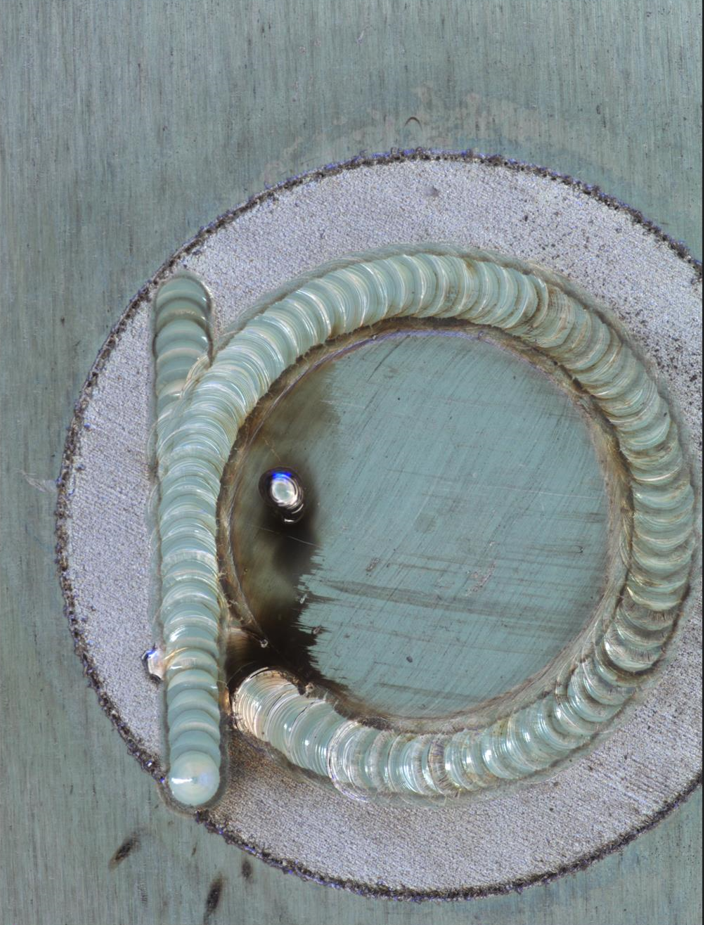
#> input picture 几何变换/pic1.png, 704 x 925 px
$ jupyter execute --allow-errors '通过关键点匹配和仿射变换实现图片对齐.ipynb'   (older library calls are emulated)
#> lines starting #> are read from the running program, lines starting #| are printed output that depends on the picture; long printed decimals are rounded
[cell 1]
# read code tools
# share in https://gist.github.com/WuShaogui/19c690bde2a0fe70b061d50e20129531
import sys
import os.path as osp
sys.path.append('/home/wushaogui/ReadCode/')
from my_read_code_tools import *

# 对ORB描述符进行蛮力匹配

[cell 2]
# -*- coding: utf-8 -*-
# @Time    : 2017/7/13 下午4:00
# @Author  : play4fun
# @File    : 37.2-对ORB描述符进行蛮力匹配.py
# @Software: PyCharm

"""
37.2-对ORB描述符进行蛮力匹配.py:
匹配器对象是什么
matches = bf.match(des1, des2) 返回值是一个 DMatch对象列表
DMatch 对 具有下列属性
• DMatch.distance - 描 符之 的 离。 小 好。
• DMatch.trainIdx - 目标图像中描 符的索引。
• DMatch.queryIdx - 查 图像中描 符的索引。
• DMatch.imgIdx - 目标图像的索引。
"""

import numpy as np
import cv2
import matplotlib.pyplot as plt

img1 = cv2.imread('pic1.png', 0)  # queryImage
#> img1: shape (925, 704); min 21, max 255, mean 139.6
img2 = cv2.imread('pic2.png', 0)  # trainImage
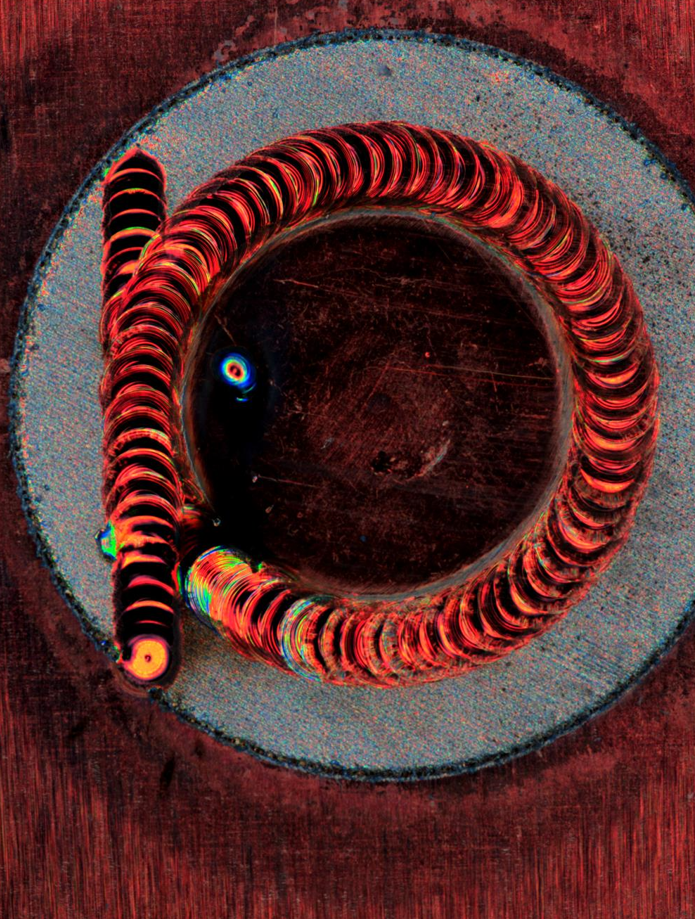
#> input picture 几何变换/pic2.png, 695 x 919 px
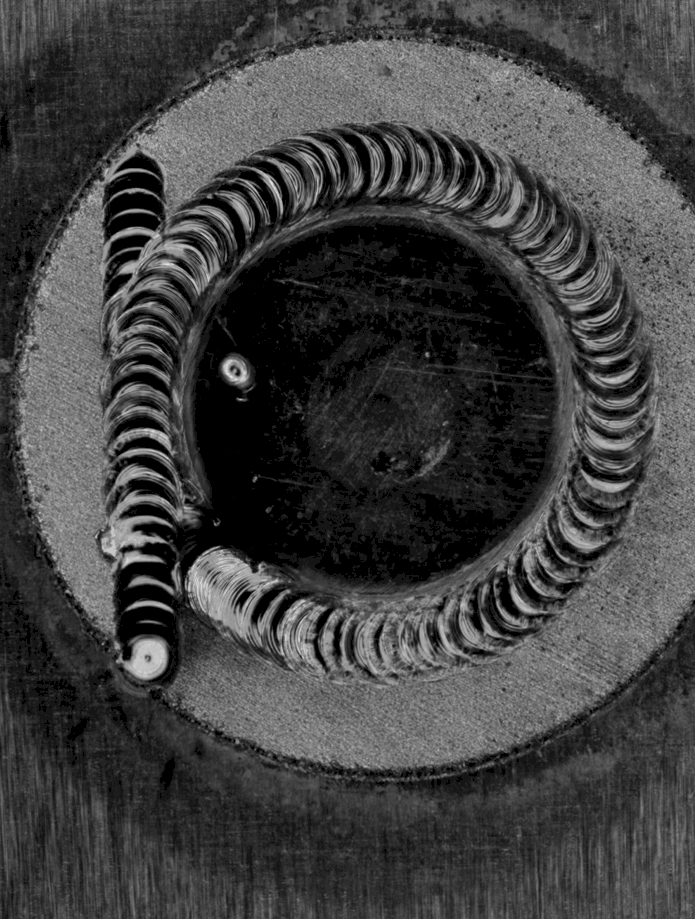
#> img2: shape (919, 695); min 0, max 230, mean 65.1
#> (the rest of this cell did not finish here and is left out)

[cell 3]
# Initiate ORB detector
orb = cv2.ORB_create()
# find the keypoints and descriptors with ORB
kp1, des1 = orb.detectAndCompute(img1, None)
#> kp1 = 500 keypoints; strongest (x, y, size): (149, 764, 31), (293, 499, 92.6), (290, 498, 111.1), (291, 503, 77.1)
kp2, des2 = orb.detectAndCompute(img2, None)
#> kp2 = 500 keypoints; strongest (x, y, size): (224, 364, 92.6), (238, 373, 44.6), (149, 238, 31), (147, 238, 53.6)

[cell 4]
# create BFMatcher object
bf = cv2.BFMatcher(cv2.NORM_HAMMING, crossCheck=True)
# Match descriptors.
matches = bf.match(des1, des2)
#> matches = 144 matches

[cell 5]
pts1=[]
pts2=[]
# for idx in range(len(matches)):
for idx in range(3): # 收集3个点计算仿射变换矩阵
    trainIdx=matches[idx].trainIdx
    queryIdx=matches[idx].queryIdx

    train_keypoint=kp1[trainIdx]
    query_keypoint=kp2[queryIdx]
    print(train_keypoint.pt,query_keypoint.pt)

    pts1.append(list(query_keypoint.pt))
    pts2.append(list(train_keypoint.pt))
#> this loop made 3 passes
#> (trainIdx, queryIdx, train_keypoint, query_keypoint) on passes 1 to 3: (51, 2, keypoint at (234, 693), size 31, keypoint at (259, 566), size 31), (22, 6, keypoint at (281, 862), size 31, keypoint at (140, 132), size 31), (7, 7, keypoint at (149, 764), size 31, keypoint at (238, 606), size 31)
#| (234.0, 693.0) (259.0, 566.0)
#| (281.0, 862.0) (140.0, 132.0)
#| (149.0, 764.0) (238.0, 606.0)
#> after the loop, pts1 = [[259, 566], [140, 132], [238, 606]]; pts2 = [[234, 693], [281, 862], [149, 764]]

[cell 6]
rows, cols = img2.shape
#> rows = 919; cols = 695
# pts1 = np.float32([[50, 50], [200, 50], [50, 200]])
# pts2 = np.float32([[10, 100], [200, 50], [100, 250]])
pts1 = np.float32(pts1)
pts2 = np.float32(pts2)

M = cv2.getAffineTransform(pts1, pts2)
#> M = [[2.52, -0.8, 33.35], [-2.71, 0.353, 1194.5]]
print(M)
#| [[ 2.52342511e+00 -8.00201816e-01  3.33471241e+01]
#|  [-2.70823122e+00  3.53178607e-01  1.19453280e+03]]

[cell 7]
M[0][1]=0
M[1][0]=0
print(M)
#| [[2.52342511e+00 0.00000000e+00 3.33471241e+01]
#|  [0.00000000e+00 3.53178607e-01 1.19453280e+03]]

[cell 8]
dst = cv2.warpAffine(img1, M, (cols, rows))
#> dst: shape (919, 695); every value is 0

#> (the rest of this cell did not finish here and is left out)

[cell 9]
# Sort them in the order of their distance.
matches = sorted(matches, key=lambda x: x.distance)

# Draw first 10 matches.
# img3 = cv2.drawMatches(img1, kp1, img2, kp2, matches[:10], flags=2)  # 前10个匹配
img3 = cv2.drawMatches(img1, kp1, img2, kp2, matches[:3], None,flags=2)  # 前10个匹配
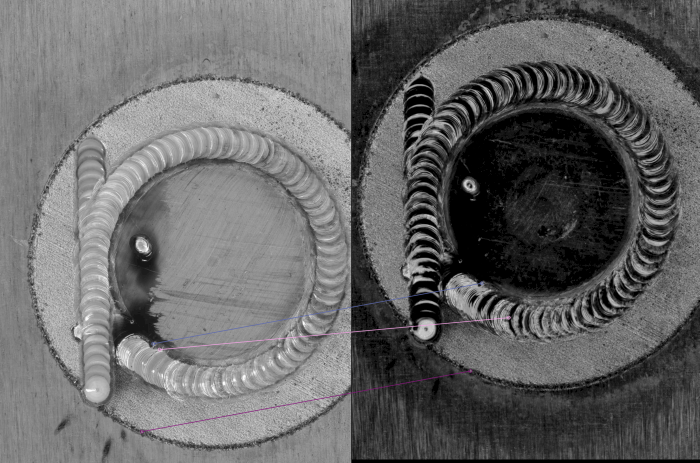
#> img3: shape (925, 1399, 3) (shown at 1/2 size); mean of channels 0, 1, 2 102.5, 102.4, 102.5; drawn as B, G, R

plt.imshow(img3), plt.show()
cv2.imwrite('output.png',img3)
#> Out = True

# SIFT_match

[cell 10]
import numpy as np
import cv2
from matplotlib import pyplot as plt

img1 = cv2.imread('pic1.png', 0)
# queryImage
img2 = cv2.imread('pic2.png', 0)  # trainImage

#> (the rest of this cell did not finish here and is left out)

[cell 11]
# Initiate SIFT detector
# sift = cv2.SIFT()
sift = cv2.xfeatures2d.SIFT_create()


# find the keypoints and descriptors with SIFT
kp1, des1 = sift.detectAndCompute(img1, None)
#> kp1 = 3183 keypoints; strongest (x, y, size): (150, 764, 2), (248, 680, 3), (274, 642, 54.3), (146, 657, 2.9)
kp2, des2 = sift.detectAndCompute(img2, None)
#> kp2 = 6317 keypoints; strongest (x, y, size): (148, 657, 25.1), (235, 371, 20.1), (238, 373, 3.8), (130, 231, 6.8)

[cell 12]
# BFMatcher with default params
bf = cv2.BFMatcher()
matches = bf.knnMatch(des1, des2, k=2)
#> matches = 3183 matches

[cell 13]
# Apply ratio test
# 比值测试，首先获取与 A距离最近的点 B （最近）和 C （次近），
# 只有当 B/C 小于阀值时（0.75）才被认为是匹配，
# 因为假设匹配是一一对应的，真正的匹配的理想距离为0
good = []
for m, n in matches:
    if m.distance < 0.75 * n.distance:
        good.append([m])
#> after the loop, good = 264 matches

[cell 14]
print(len(good),len(good[0]))
#| 264 1

[cell 15]
pts1=[]
pts2=[]
idxs = list(range(len(good)))
#> idxs = 264 values from 0 to 263
np.random.shuffle(idxs)
print(idxs)
#> (printed output is left out)
# for idx in range(len(matches)):
for idx in idxs[:3]: # 收集3个点计算仿射变换矩阵
    trainIdx=good[idx][0].trainIdx
    queryIdx=good[idx][0].queryIdx
    print(trainIdx,queryIdx)
    train_keypoint=kp1[queryIdx]
    query_keypoint=kp2[trainIdx]
    print(train_keypoint.pt)
    print(query_keypoint.pt)

    pts1.append(list(train_keypoint.pt))
    pts2.append(list(query_keypoint.pt))
#> this loop made 3 passes
#> (idx, trainIdx, queryIdx, train_keypoint, query_keypoint) on passes 1 to 3: (136, 3212, 1865, keypoint at (441.9, 235.7), size 1.9, keypoint at (394.8, 115.5), size 1.9), (101, 2408, 1449, keypoint at (343.9, 878.1), size 3.2, keypoint at (297.5, 756.9), size 3.2), (240, 5551, 2995, keypoint at (665.4, 801.6), size 2, keypoint at (618.5, 682.6), size 2)
#| 3212 1865
#| (441.860, 235.709)
#| (394.767, 115.462)
#| 2408 1449
#| (343.904, 878.125)
#| (297.536, 756.886)
#| 5551 2995
#| (665.360, 801.570)
#| (618.488, 682.572)
#> after the loop, pts1 = [[441.9, 235.7], [343.9, 878.1], [665.4, 801.6]]; pts2 = [[394.8, 115.5], [297.5, 756.9], [618.5, 682.6]]

[cell 16]
rows, cols = img1.shape
#> rows = 925; cols = 704
# pts1 = np.float32([[50, 50], [200, 50], [50, 200]])
# pts2 = np.float32([[10, 100], [200, 50], [100, 250]])
pts1 = np.float32(pts1)
pts2 = np.float32(pts2)

M = cv2.getAffineTransform(pts1, pts2)
#> M = [[0.999, 0.000925, -46.72], [0.00685, 1, -123.2]]
print(M)
#| [[ 9.98649773e-01  9.25004472e-04 -4.67152007e+01]
#|  [ 6.85125780e-03  9.99501538e-01 -1.23157473e+02]]

[cell 17]
dst = cv2.warpAffine(img1, M, (cols, rows))
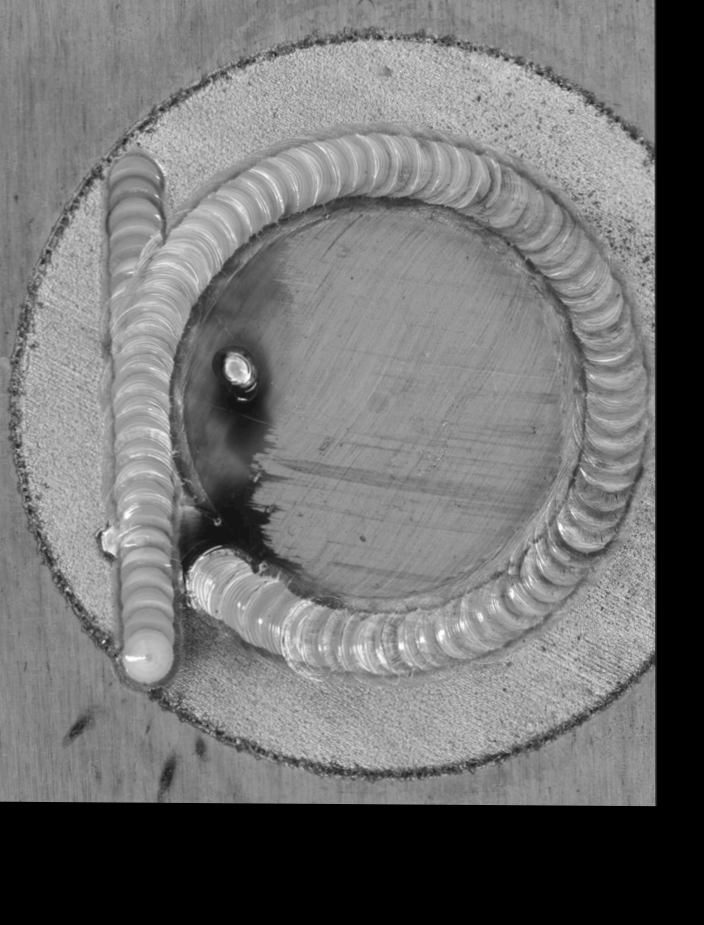
#> dst: shape (925, 704); min 0, max 255, mean 113.5

#> (the rest of this cell did not finish here and is left out)

[cell 18]
# cv2.drawMatchesKnn expects list of lists as matches.
img3 = np.ndarray([2, 2])
img3 = cv2.drawMatchesKnn(img1, kp1, img2, kp2, good[:10], img3, flags=2)

# cv2.drawMatchesKnn expects list of lists as matches.
# img3 = cv2.drawMatchesKnn(img1,kp1,img2,kp2,good,None,flags=2)

plt.imshow(img3), plt.show()
cv2.imwrite('output.png',img3)
#> Out = True

# FLANN匹配器

[cell 19]
import numpy as np
import cv2
from matplotlib import pyplot as plt

img1 = cv2.imread('pic1.png', 0)  # queryImage
img2 = cv2.imread('pic2.png', 0)  # trainImage

#> (the rest of this cell did not finish here and is left out)

[cell 20]
# Initiate SIFT detector
# sift = cv2.SIFT()
sift = cv2.xfeatures2d.SIFT_create()

# find the keypoints and descriptors with SIFT
kp1, des1 = sift.detectAndCompute(img1, None)
kp2, des2 = sift.detectAndCompute(img2, None)

[cell 21]
# FLANN parameters
FLANN_INDEX_KDTREE = 0
index_params = dict(algorithm=FLANN_INDEX_KDTREE, trees=5)
search_params = dict(checks=50)  # or pass empty dictionary

flann = cv2.FlannBasedMatcher(index_params, search_params)
matches = flann.knnMatch(des1, des2, k=2)

# Need to draw only good matches, so create a mask
matchesMask = [[0, 0] for i in range(len(matches))]
#> matchesMask = 3183 pairs, first value 0 to 0, second value 0 to 0

[cell 22]
# ratio test as per Lowe's paper
for i, (m, n) in enumerate(matches):
    if m.distance < 0.7 * n.distance:
        matchesMask[i] = [1, 0]
#> after the loop, matchesMask = 3183 pairs, first value 0 to 1, second value 0 to 0

draw_params = dict(matchColor=(0, 255, 0),
                   singlePointColor=(255, 0, 0),
                   matchesMask=matchesMask,
                   flags=0)
#> draw_params = 4 items

img3 = cv2.drawMatchesKnn(img1, kp1, img2, kp2, matches, None, **draw_params)
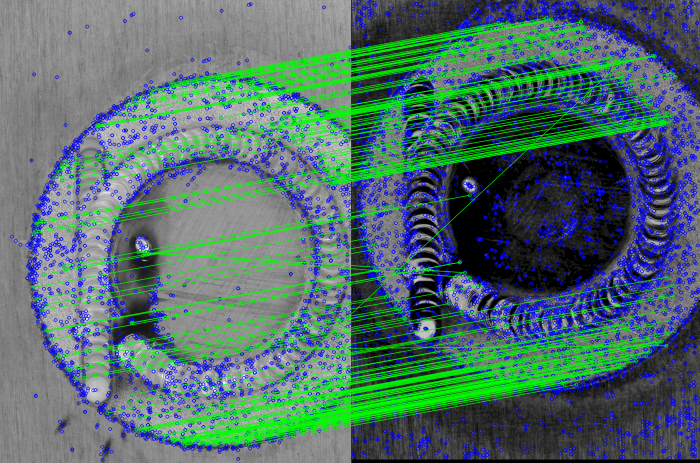
#> img3: shape (925, 1399, 3) (shown at 1/2 size); mean of channels 0, 1, 2 107.4, 109.5, 80; drawn as B, G, R

plt.imshow(img3, ), plt.show()
cv2.imwrite('output.png',img3)
#> Out = True

# 整合流程

[cell 23]
import numpy as np
import cv2
from matplotlib import pyplot as plt

img1 = cv2.imread('pic1.png')
#> img1 is the input picture: shape (925, 704, 3); mean B, G, R 143.5, 142.4, 131.9
# queryImage
img2 = cv2.imread('pic2.png')  # trainImage
#> img2 is the input picture: shape (919, 695, 3); mean B, G, R 46.2, 47.1, 87

#> (the rest of this cell did not finish here and is left out)

[cell 24]
gray1=cv2.cvtColor(img1,cv2.COLOR_BGR2GRAY)
gray2=cv2.cvtColor(img2,cv2.COLOR_BGR2GRAY)
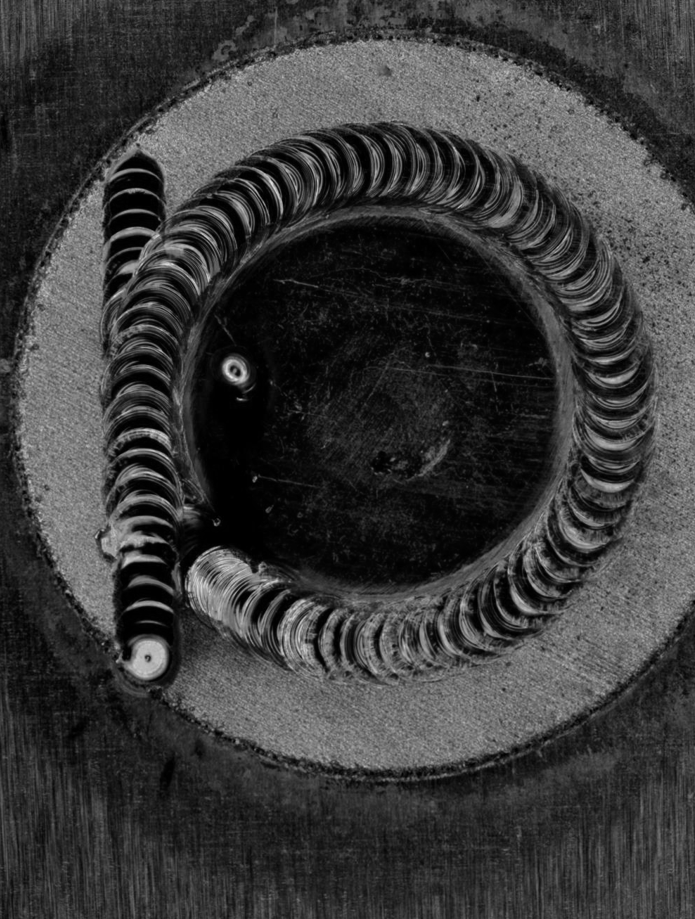
#> gray2: shape (919, 695); min 0, max 226, mean 58.9

# Initiate SIFT detector
sift = cv2.xfeatures2d.SIFT_create()


# find the keypoints and descriptors with SIFT
kp1, des1 = sift.detectAndCompute(gray1, None)
#> kp1 = 3169 keypoints; strongest (x, y, size): (150, 764, 1.9), (248, 680, 3), (146, 656, 2.8), (274, 642, 54.6)
kp2, des2 = sift.detectAndCompute(gray2, None)
#> kp2 = 5685 keypoints; strongest (x, y, size): (148, 657, 24.8), (238, 374, 4), (235, 371, 19.6), (152, 432, 6.4)

# BFMatcher with default params
bf = cv2.BFMatcher()
matches = bf.knnMatch(des1, des2, k=2)
#> matches = 3169 matches

[cell 25]
# Apply ratio test
# 比值测试，首先获取与 A距离最近的点 B （最近）和 C （次近），
# 只有当 B/C 小于阀值时（0.75）才被认为是匹配，
# 因为假设匹配是一一对应的，真正的匹配的理想距离为0
good = []
for m, n in matches:
    if m.distance < 0.5 * n.distance:
        good.append([m])
#> after the loop, good = 61 matches

[cell 26]
# cv2.drawMatchesKnn expects list of lists as matches.
gray = np.ndarray([2, 2])
gray = cv2.drawMatchesKnn(gray1, kp1, gray2, kp2, good[:10], gray, flags=2)
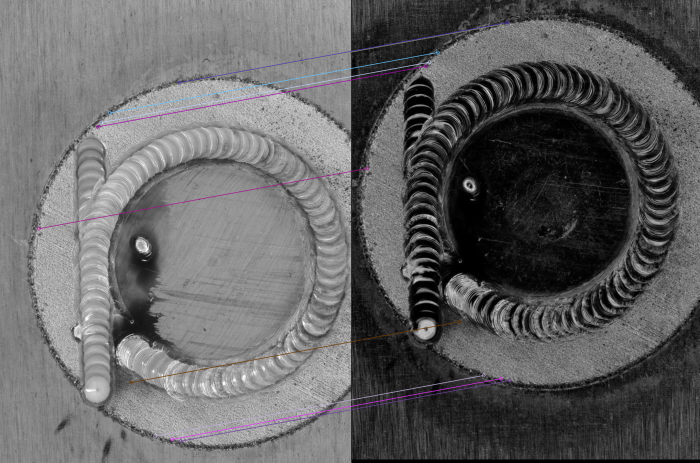
#> gray: shape (925, 1399, 3) (shown at 1/2 size); mean of channels 0, 1, 2 99.7, 99.1, 99.5; drawn as B, G, R

# cv2.drawMatchesKnn expects list of lists as matches.
# gray3 = cv2.drawMatchesKnn(gray1,kp1,gray2,kp2,good,None,flags=2)

plt.imshow(gray), plt.show()

[cell 27]
pts1=[]
pts2=[]
idxs = list(range(len(good)))
#> idxs = 61 values from 0 to 60
np.random.shuffle(idxs)

# for idx in range(len(matches)):
for idx in idxs[:3]: # 收集3个点计算仿射变换矩阵
    trainIdx=good[idx][0].trainIdx
    queryIdx=good[idx][0].queryIdx

    train_keypoint=kp1[queryIdx]
    query_keypoint=kp2[trainIdx]

    pts1.append(list(train_keypoint.pt))
    pts2.append(list(query_keypoint.pt))
#> this loop made 3 passes
#> (idx, trainIdx, queryIdx, train_keypoint, query_keypoint) on passes 1 to 3: (19, 3534, 2152, keypoint at (518.2, 876.4), size 2.5, keypoint at (471.1, 755.9), size 2.4), (44, 4905, 2933, keypoint at (660.6, 357.4), size 2, keypoint at (613.5, 238.6), size 2), (4, 1619, 1027, keypoint at (261.7, 764.6), size 2, keypoint at (214.5, 643.1), size 1.9)
#> after the loop, pts1 = [[518.2, 876.4], [660.6, 357.4], [261.7, 764.6]]; pts2 = [[471.1, 755.9], [613.5, 238.6], [214.5, 643.1]]

[cell 28]
rows, cols, ch = img1.shape
#> ch = 3
pts1 = np.float32(pts1)
pts2 = np.float32(pts2)

M = cv2.getAffineTransform(pts1, pts2)
#> M = [[1, 0.000257, -47.42], [0.00496, 0.998, -121.5]]
print(M)
#| [[ 1.00023622e+00  2.57131297e-04 -4.74169632e+01]
#|  [ 4.95744342e-03  9.98283452e-01 -1.21519221e+02]]
if M[0][1]>0.5 or M[1][0]>0.5:
    print('仿射矩阵出现旋转')
else:
    M[0][1]=0
    M[1][0]=0
dst = cv2.warpAffine(img1, M, (cols, rows))
#> dst: shape (925, 704, 3)

#> (the rest of this cell did not finish here and is left out)

[cell 29]
gray3=cv2.cvtColor(dst,cv2.COLOR_BGR2GRAY)
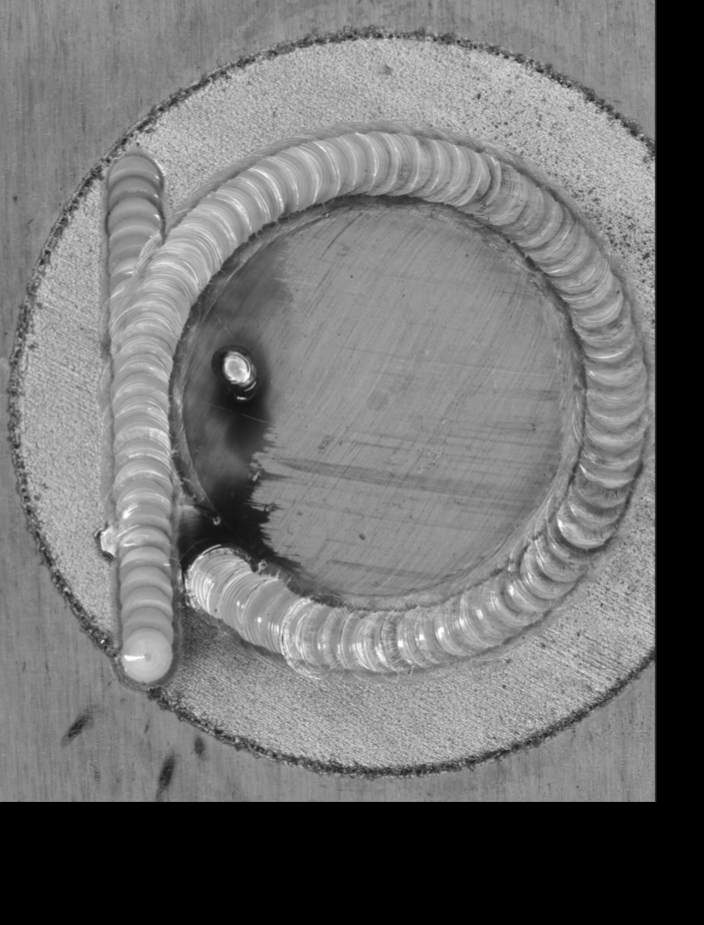
#> gray3: shape (925, 704); min 0, max 255, mean 113

# Initiate SIFT detector
sift = cv2.xfeatures2d.SIFT_create()


# find the keypoints and descriptors with SIFT
kp2, des2 = sift.detectAndCompute(gray2, None)
kp3, des3 = sift.detectAndCompute(gray3, None)
#> kp3 = 3483 keypoints; strongest (x, y, size): (238, 371, 18), (102, 641, 2.1), (242, 398, 2.1), (226, 520, 54.4)

# BFMatcher with default params
bf = cv2.BFMatcher()
matches = bf.knnMatch(des2, des3, k=2)
#> matches = 5685 matches

# Apply ratio test
# 比值测试，首先获取与 A距离最近的点 B （最近）和 C （次近），
# 只有当 B/C 小于阀值时（0.75）才被认为是匹配，
# 因为假设匹配是一一对应的，真正的匹配的理想距离为0
good = []
for m, n in matches:
    if m.distance < 0.45 * n.distance:
        good.append([m])
#> after the loop, good = 31 matches

# cv2.drawMatchesKnn expects list of lists as matches.
gray = np.ndarray([2, 2])
gray = cv2.drawMatchesKnn(gray2, kp2, gray3, kp3, good[:10], gray, flags=2)
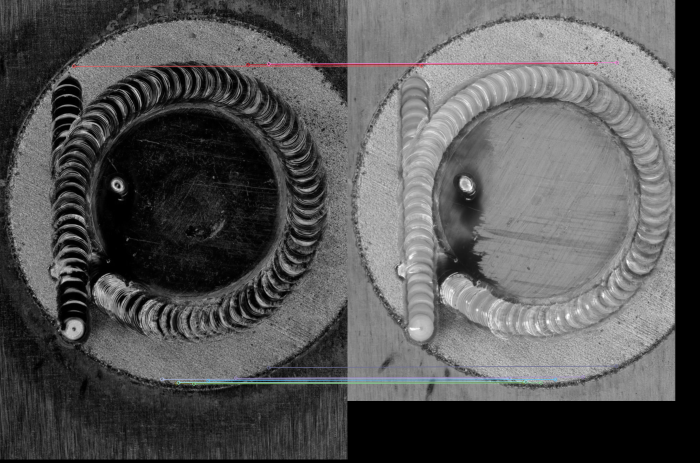
#> gray: shape (925, 1399, 3) (shown at 1/2 size); mean of channels 0, 1, 2 86.3, 86.2, 86.3; drawn as B, G, R

# cv2.drawMatchesKnn expects list of lists as matches.
# gray3 = cv2.drawMatchesKnn(gray1,kp1,gray2,kp2,good,None,flags=2)

plt.imshow(gray), plt.show()
cv2.imwrite('output.png',gray)
#> Out = True
